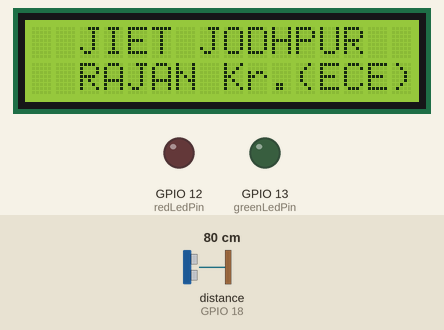
Simulated run of this program. Board: ESP32. Shown: 16×2 character LCD, output pins drawn as LEDs (lit = HIGH). Wiring (inferred from the names in the program): ultrasonic range finder: trigger GPIO 19; echo GPIO 18. The test bench sets the inputs (shaded band); at power-on: distance to the obstacle (sensor on GPIO 18) 80 cm. The echo pulse lasts 58.3 µs per cm; WiFi joins after 1.5 s; servers stay silent unless stated; pins used as bus, display or sensor lines are not drawn; what the program prints to the serial monitor is not drawn.

Above: at 1.7 s.
At 12.8 s:
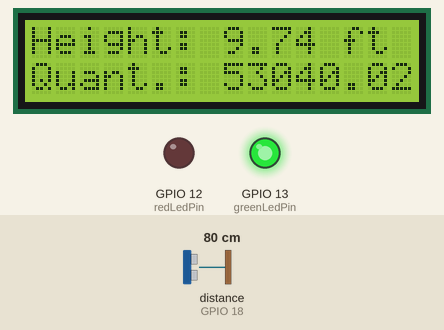
12.9 s: distance to the obstacle (sensor on GPIO 18) set to 89 cm
At 14.3 s:
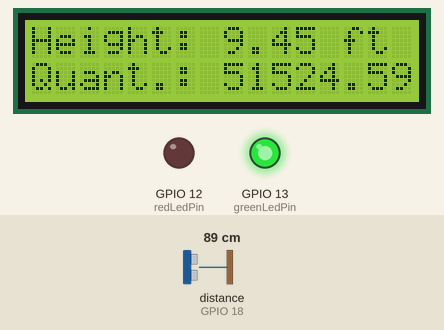
17.2 s: distance to the obstacle (sensor on GPIO 18) set to 97 cm
At 18.6 s:
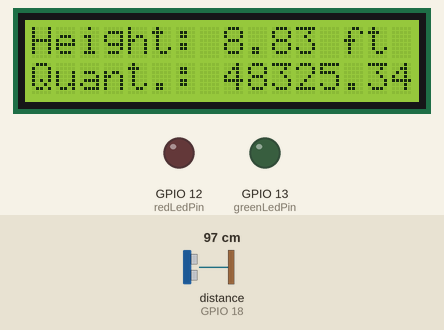
22.8 s: distance to the obstacle (sensor on GPIO 18) set to 4 cm
At 28.4 s:
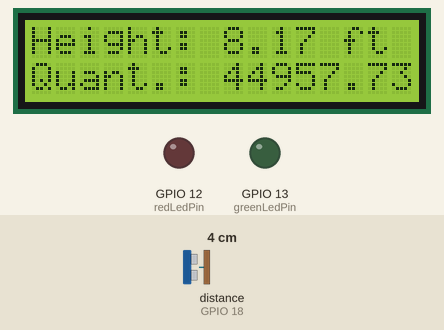
Timing chart, 0 to 29.9 s (numbered marks = the images above; inputs shaded):
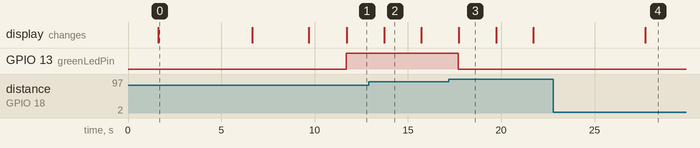

The program:

main.cpp
```cpp
#include <Arduino.h>
#include <WiFi.h>
#include <Wire.h>
#include <LiquidCrystal_I2C.h>
#include <ThingSpeak.h>

LiquidCrystal_I2C lcd(0x27, 16, 2);

// char ssid[] = "WATERTANK";
// char pass[] = "60589254";
char ssid[] = "RAJAN";
char pass[] = "rajan123";

const int trigPin = 19;
const int echoPin = 18;
const int redLedPin = 12;
const int greenLedPin = 13;

const int numReadings = 10; // Number of readings to collect for moving average
unsigned int readings[numReadings]; // Array to store readings
unsigned int readIndex = 0; // Index for storing readings
unsigned long total = 0; // Total sum of readings

long duration;
long distance;
float waterHeight;
float tankHeight = 304;
float tankLength = 477;
float tankBreath = 353;
float tankVolume = 51187824;
float waterQuantity;
float volume;
float waterHeight_ft;
int percentage;
float offset = 3030858;

WiFiClient client;

// data-channel-id="2462587" data-api-key="3PPG5KKQT8O9PODH" channel 1
// data-channel-id="2537708" data-api-key="V3FKYPWX1M8PCICU" channel 2
// data-channel-id="2537713" data-api-key="8AWZWOM6D7LVHL7L" channel 3
// data-channel-id="2465169" data-api-key="YWNX16X7HGN7068D" for checking data receving
const char *thingSpeakAddress = "api.thingspeak.com";
const char* apiKey = "YWNX16X7HGN7068D";
const unsigned long channelID = 2465169;

unsigned long lastLCDUpdate = 0; // Variable to store the time of the last LCD update
unsigned long lastThingSpeakUpdate = 0; // Variable to store the time of the last ThingSpeak update
const unsigned long LCDUpdateInterval = 2000; // Update LCD every 2 seconds
const unsigned long ThingSpeakUpdateInterval = 60000; // Update ThingSpeak every 5 minutes

unsigned int getDistance() {
  digitalWrite(trigPin, LOW);
  delayMicroseconds(2);
  digitalWrite(trigPin, HIGH);
  delayMicroseconds(10);
  digitalWrite(trigPin, LOW);

  unsigned long duration = pulseIn(echoPin, HIGH);
  return duration * 0.034 / 2;
}

unsigned int movingAverage() {
  total -= readings[readIndex];
  readings[readIndex] = getDistance();
  total += readings[readIndex];
  readIndex = (readIndex + 1) % numReadings;
  return total / numReadings;
}

void ultrasonic() {
  unsigned int averageDistance = movingAverage();

  volume = 168381 * averageDistance;
  waterHeight = tankHeight - averageDistance;
  waterHeight_ft = waterHeight * 0.0328084;
  waterQuantity = tankVolume - volume + offset;
  percentage = (waterQuantity / tankVolume) * 100;

  Serial.print("Average distance [cm]: ");
  Serial.println(averageDistance);
  Serial.print("Water height [cm]: ");
  Serial.println(waterHeight);
  Serial.print("Water height [ft]: ");
  Serial.println(waterHeight_ft);
  Serial.print("Water Volume [l]: ");
  Serial.println(waterQuantity / 1000);
  Serial.print("Percentage filled: ");
  Serial.print(percentage);
  Serial.println("%");
  Serial.println();

  if (waterHeight <= 60) {
    digitalWrite(redLedPin, HIGH);
    digitalWrite(greenLedPin, LOW);
  } else if (waterHeight >= 270) {
    digitalWrite(redLedPin, LOW);
    digitalWrite(greenLedPin, HIGH);
  } else {
    digitalWrite(redLedPin, LOW);
    digitalWrite(greenLedPin, LOW);
  }

  lcd.clear();
  lcd.setCursor(0, 0);
  lcd.print("Height: ");
  lcd.print(waterHeight_ft);
  lcd.print(" ft");

  lcd.setCursor(0, 1);
  lcd.print("Quant.: ");
  lcd.print(waterQuantity / 1000);
  lcd.print(" lit.");
}

void connectToWiFi() {
  lcd.clear();
  lcd.setCursor(0, 0);
  lcd.print("Connecting...");

  WiFi.begin(ssid, pass);
  unsigned long startTime = millis();
  while (WiFi.status() != WL_CONNECTED && millis() - startTime < 10000) {
    delay(500);
    Serial.print(".");
  }

  if (WiFi.status() != WL_CONNECTED) {
    lcd.clear();
    lcd.setCursor(3, 0);
    lcd.print("Failed to ");
    lcd.setCursor(7, 1);
    lcd.print("connect! ");
    delay(5000);
    lcd.setCursor(0, 0);
    lcd.print("  JIET JODHPUR  ");
    lcd.setCursor(0, 1);
    lcd.print("  RAJAN Kr.(ECE) ");
    delay(5000);
    lcd.clear();
    lcd.setCursor(0, 0);
    lcd.print("    WATER TANK    ");
    lcd.setCursor(0, 1);
    lcd.print("      LEVEL      ");
    delay(3000);
    ultrasonic();
  } else {
    lcd.clear();
    lcd.setCursor(0, 0);
    lcd.print("  JIET JODHPUR  ");
    lcd.setCursor(0, 1);
    lcd.print("  RAJAN Kr.(ECE) ");
    delay(5000);
    lcd.clear();
    lcd.setCursor(0, 0);
    lcd.print("    WATER TANK    ");
    lcd.setCursor(0, 1);
    lcd.print("      LEVEL      ");
    delay(3000);
    lcd.clear();
    lcd.setCursor(0, 0);
    lcd.print("Connected to");
    lcd.setCursor(5, 1);
    lcd.print("WiFi!");
    delay(2000);
  }
}

void setup() {
  Serial.begin(115200);
  lcd.init();
  lcd.backlight();
  pinMode(trigPin, OUTPUT);
  pinMode(echoPin, INPUT);
  pinMode(redLedPin, OUTPUT);
  pinMode(greenLedPin, OUTPUT);
  connectToWiFi();
  ThingSpeak.begin(client);
}

void loop() {
  unsigned long currentMillis = millis();

  // Update LCD every 2 seconds
  if (currentMillis - lastLCDUpdate >= LCDUpdateInterval) {
    ultrasonic(); // Call the ultrasonic function to update LCD
    lastLCDUpdate = currentMillis; // Update the last LCD update time
  }

  // Update ThingSpeak every 5 minutes
  if (currentMillis - lastThingSpeakUpdate >= ThingSpeakUpdateInterval) {
    // Call the ultrasonic function to update data
    ultrasonic();

    // Send data to ThingSpeak
    ThingSpeak.setField(1, waterHeight_ft);
    ThingSpeak.setField(2, waterQuantity / 1000);
    ThingSpeak.setField(3, percentage);
    int statusCode = ThingSpeak.writeFields(channelID, apiKey);
    if (statusCode == 200) {
      Serial.println("Data sent to ThingSpeak successfully!");
    } else {
      Serial.print("Failed to send data to ThingSpeak. Status code: ");
      Serial.println(statusCode);
    }

    lastThingSpeakUpdate = currentMillis; // Update the last ThingSpeak update time
  }
}
```

Measured:
- the behaviour switches between 91 and 92 cm on distance to the obstacle (sensor on GPIO 18) (found by bisection; images 2 and 3)
- after the input at 17.2 s, GPIO 13 (greenLedPin): HIGH → LOW after 0.49 s instead of 2.5 s
- what the display in image 0 shows lasts 5.1 s, from 1.6 s to 6.7 s
- what the display in image 2 shows lasts 2.0 s, from 13.7 s to 15.7 s
